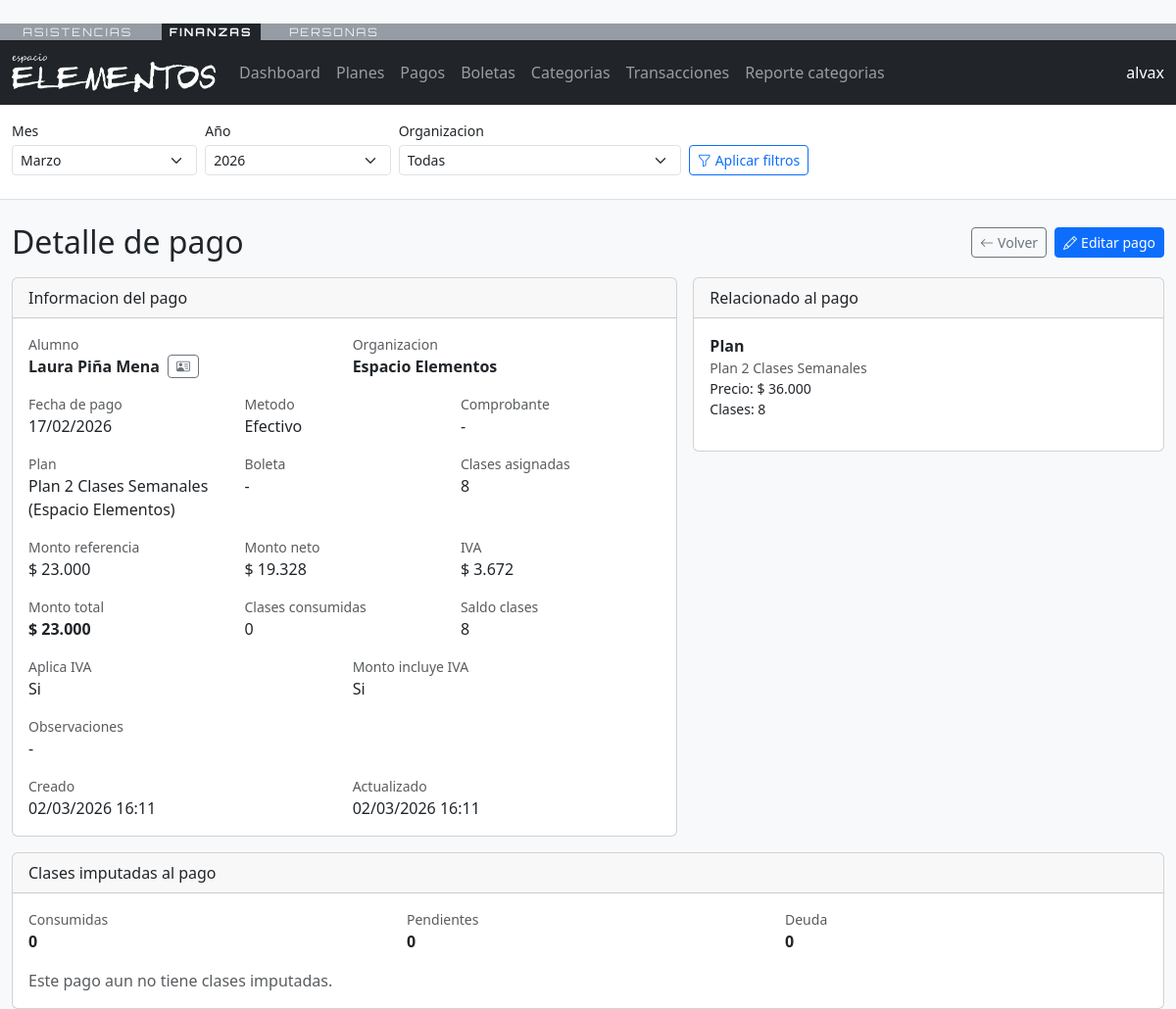
The page /finanzas/pagos/28/?periodo_mes=3&periodo_anio=2026 (signed in) on the database as committed earlier.
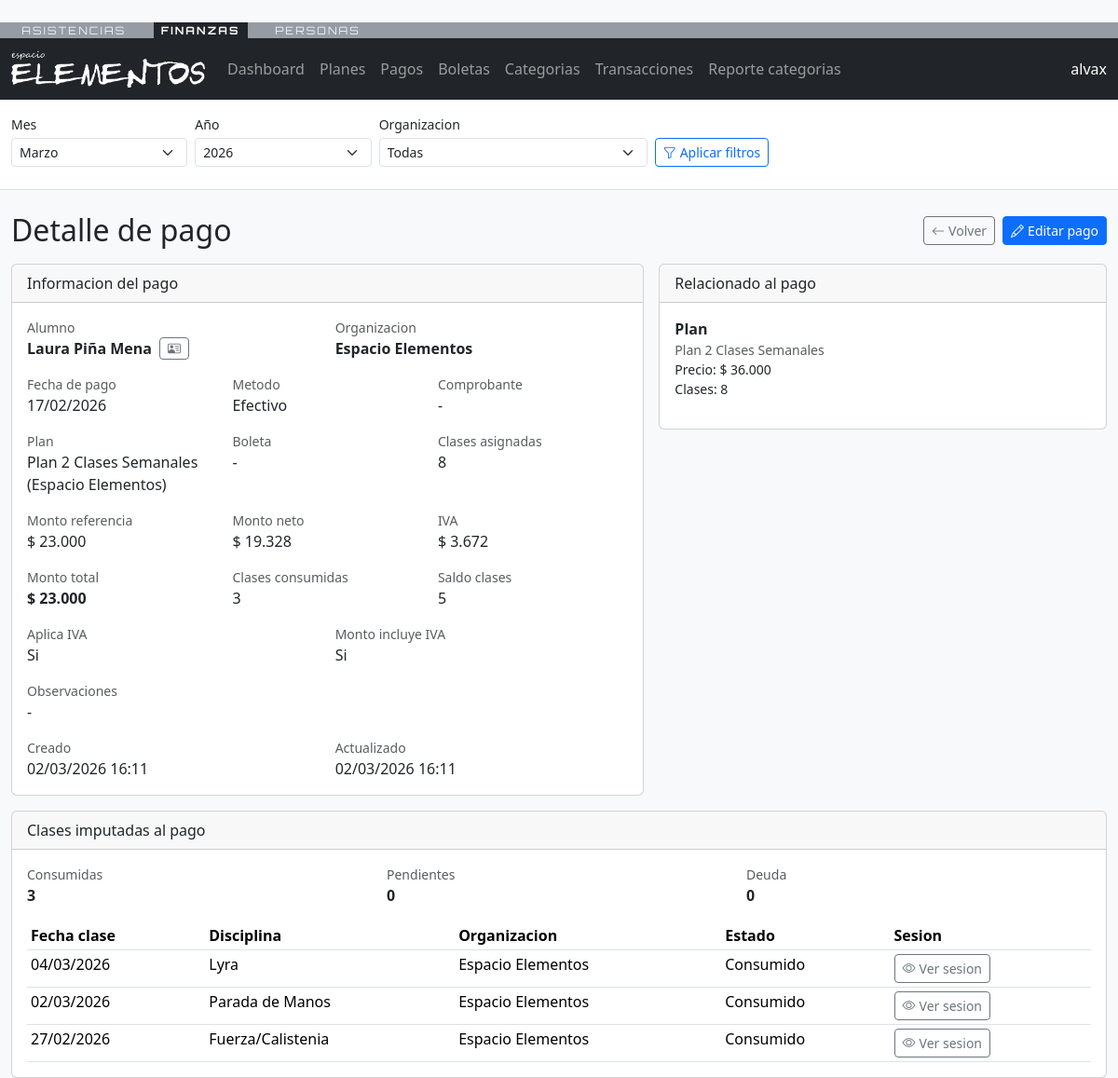
The same page on the database as committed later.
### database/models.py (models this page shows, shortened)
class TimeStampedModel(models.Model):
    creado_en = models.DateTimeField(auto_now_add=True)
    actualizado_en = models.DateTimeField(auto_now=True)
    class Meta:
        abstract = True

class AttendanceConsumption(TimeStampedModel):
    class Estado(models.TextChoices):
        CONSUMIDO = "consumido", "Consumido"
        PENDIENTE = "pendiente", "Pendiente"
        DEUDA = "deuda", "Deuda"
    asistencia = models.OneToOneField(
        Asistencia,
        on_delete=models.CASCADE,
        related_name="consumo_financiero",
    )
    persona = models.ForeignKey(
        Persona,
        on_delete=models.CASCADE,
        related_name="consumos_asistencia",
    )
    clase_fecha = models.DateField()
    pago = models.ForeignKey(
        Payment,
        on_delete=models.SET_NULL,
        null=True,
        blank=True,
        related_name="consumos",
    )
    estado = models.CharField(max_length=20, choices=Estado.choices, default=Estado.PENDIENTE)
    observaciones = models.TextField(blank=True)
    class Meta:
        app_label = "finanzas"
        verbose_name = "Consumo de asistencia"
        verbose_name_plural = "Consumos de asistencia"
        ordering = ["-clase_fecha", "-id"]
        db_table = "finanzas_attendanceconsumption"
        indexes = [
            models.Index(fields=["persona", "clase_fecha"]),
            models.Index(fields=["estado", "clase_fecha"]),
        ]

class Asistencia(models.Model):
    class Estado(models.TextChoices):
        PRESENTE = "presente", "Presente"
        AUSENTE = "ausente", "Ausente"
        JUSTIFICADA = "justificada", "Justificada"
    sesion = models.ForeignKey(
        SesionClase,
        on_delete=models.CASCADE,
        related_name="asistencias",
    )
    persona = models.ForeignKey(
        Persona,
        on_delete=models.CASCADE,
        related_name="asistencias",
    )
    estado = models.CharField(
        max_length=20,
        choices=Estado.choices,
        default=Estado.PRESENTE,
    )
    comentario = models.TextField(blank=True)
    registrada_en = models.DateTimeField(auto_now_add=True)
    class Meta:
        verbose_name = "Asistencia"
        verbose_name_plural = "Asistencias"
        unique_together = ("sesion", "persona")
        ordering = ["-registrada_en"]
        db_table = "asistencias_asistencia"

class SesionClase(models.Model):
    class Estado(models.TextChoices):
        PROGRAMADA = "programada", "Programada"
        COMPLETADA = "completada", "Completada"
        CANCELADA = "cancelada", "Cancelada"
    disciplina = models.ForeignKey(
        Disciplina,
        on_delete=models.CASCADE,
        related_name="sesiones",
    )
    bloque = models.ForeignKey(
        BloqueHorario,
        on_delete=models.SET_NULL,
        related_name="sesiones",
        null=True,
        blank=True,
    )
    profesores = models.ManyToManyField(
        Persona,
        related_name="sesiones_en_equipo",
        blank=True,
        db_table="academia_sesionclase_profesores",
    )
    fecha = models.DateField()
    estado = models.CharField(
        max_length=20,
        choices=Estado.choices,
        default=Estado.PROGRAMADA,
    )
    cupo_maximo = models.PositiveIntegerField(null=True, blank=True)
    notas = models.TextField(blank=True)
    creada_en = models.DateTimeField(auto_now_add=True)
    class Meta:
        verbose_name = "Sesion de clase"
        verbose_name_plural = "Sesiones de clase"
        ordering = ["-fecha"]
        db_table = "academia_sesionclase"
        indexes = [
            models.Index(fields=["fecha", "disciplina"]),
        ]

class Disciplina(models.Model):
    organizacion = models.ForeignKey(
        Organizacion,
        on_delete=models.CASCADE,
        related_name="disciplinas",
    )
    nombre = models.CharField(max_length=150)
    descripcion = models.TextField(blank=True)
    nivel = models.CharField(max_length=100, blank=True)
    activa = models.BooleanField(default=True)
    creada_en = models.DateTimeField(auto_now_add=True)
    class Meta:
        verbose_name = "Disciplina"
        verbose_name_plural = "Disciplinas"
        unique_together = ("organizacion", "nombre", "nivel")
        ordering = ["nombre"]
        db_table = "academia_disciplina"

class Organizacion(models.Model):
    nombre = models.CharField(max_length=255)
    razon_social = models.CharField(max_length=255, blank=True)
    rut = models.CharField(max_length=20, unique=True)
    es_exenta_iva = models.BooleanField(
        default=False,
        help_text="Marcar si la organizacion aplica exencion de IVA (Ley 21.622).",
    )
    email_contacto = models.EmailField(blank=True)
    telefono_contacto = models.CharField(max_length=50, blank=True)
    sitio_web = models.URLField(blank=True)
    direccion = models.CharField(max_length=255, blank=True)
    creada_en = models.DateTimeField(auto_now_add=True)
    actualizada_en = models.DateTimeField(auto_now=True)
    class Meta:
        verbose_name = "Organizacion"
        verbose_name_plural = "Organizaciones"
        ordering = ["nombre"]
        db_table = "organizaciones_organizacion"
    def __str__(self) -> str:
        return self.nombre

### finanzas/views.py (the view)
# urls.py: path("pagos/<int:pk>/", views.pago_detail, name="pago_detail"),
@admin_finanzas_required
def pago_detail(request, pk):
    context = _base_context(request)
    pago = get_object_or_404(
        Payment.objects.select_related("persona", "organizacion", "plan", "boleta").prefetch_related(
            Prefetch(
                "consumos",
                queryset=AttendanceConsumption.objects.select_related(
                    "asistencia__sesion__disciplina",
                    "asistencia__sesion__disciplina__organizacion",
                ).order_by("-clase_fecha", "-id"),
            )
        ),
        pk=pk,
    )
    consumos = list(pago.consumos.all())
    consumos_consumidos = sum(1 for item in consumos if item.estado == AttendanceConsumption.Estado.CONSUMIDO)
    consumos_pendientes = sum(1 for item in consumos if item.estado == AttendanceConsumption.Estado.PENDIENTE)
    consumos_deuda = sum(1 for item in consumos if item.estado == AttendanceConsumption.Estado.DEUDA)
    saldo_clases = pago.clases_asignadas - consumos_consumidos
    context.update(
        {
            "pago": pago,
            "consumos": consumos,
            "consumos_consumidos": consumos_consumidos,
            "consumos_pendientes": consumos_pendientes,
            "consumos_deuda": consumos_deuda,
            "saldo_clases": saldo_clases,
            "back_url": request.META.get("HTTP_REFERER") or _url_with_query(request, "finanzas:pagos_list"),
        }
    )
    return render(request, "finanzas/pago_detail.html", context)

### asistencias/views.py (called while the page is built)
def _nav_context(request):
    persona = getattr(request.user, "persona", None)
    roles = []
    if persona:
        roles = list(persona.roles.filter(activo=True).values_list("rol__codigo", flat=True))
    return {"persona": persona, "roles_usuario": roles}

### database/models.py (called while the page is built)
    def __str__(self) -> str:
        return f"{self.nombres} {self.apellidos}".strip()

    def __str__(self) -> str:
        return f"{self.nombre} ({self.organizacion})"

### finanzas/templatetags/finanzas_format.py (called while the page is built)
@register.filter(name="clp")
def clp(value):
    if value in (None, ""):
        return "$ 0"
    try:
        monto = Decimal(str(value))
    except (InvalidOperation, TypeError, ValueError):
        return value
    monto = monto.quantize(Decimal("1"), rounding=ROUND_HALF_UP)
    signo = "-" if monto < 0 else ""
    entero = f"{abs(int(monto)):,}".replace(",", ".")
    return f"{signo}$ {entero}"

### finanzas/views.py (called while the page is built)
def _base_context(request):
    context = _nav_context(request)
    context["organizaciones"] = Organizacion.objects.all().order_by("nombre")
    return context

def _url_with_query(request, route_name):
    query = request.GET.urlencode()
    url = reverse(route_name)
    if query:
        url = f"{url}?{query}"
    return url

### finanzas/templates/finanzas/pago_detail.html (shortened to what the changed rows need)
﻿{% extends "finanzas/base_finanzas.html" %}
{% load finanzas_format %}
{% block content %}
<div class="mt-4">
  <div class="d-flex justify-content-between align-items-center mb-3">
    <h2 class="mb-0">Detalle de pago</h2>
  </div>
  <div class="row g-3">
    <div class="col-lg-7">
      <div class="card">
        <div class="card-body">
          <div class="row g-3">
            <div class="col-md-4">
              <div class="small text-muted">Clases consumidas</div>
              <div>{{ consumos_consumidos }}</div>
            </div>
            <div class="col-md-4">
              <div class="small text-muted">Saldo clases</div>
              <div>{{ saldo_clases }}</div>
            </div>
          </div>
        </div>
      </div>
    </div>
  </div>
  <div class="card mt-3">
    <div class="card-body">
      <div class="row g-3 mb-3">
        <div class="col-md-4">
          <div class="small text-muted">Consumidas</div>
          <div class="fw-semibold">{{ consumos_consumidos }}</div>
        </div>
        <div class="col-md-4">
        </div>
        <div class="col-md-4">
        </div>
      </div>
      {% if consumos %}
      <div class="table-responsive">
        <table class="table table-sm mb-0">
          <thead>
            <tr>
              <th>Fecha clase</th>
              <th>Disciplina</th>
              <th>Organizacion</th>
              <th>Estado</th>
              <th>Sesion</th>
            </tr>
          </thead>
          <tbody>
            {% for item in consumos %}
            <tr>
              <td>{{ item.clase_fecha|date:"d/m/Y" }}</td>
              <td>{{ item.asistencia.sesion.disciplina.nombre }}</td>
              <td>{{ item.asistencia.sesion.disciplina.organizacion.nombre }}</td>
              <td>{{ item.get_estado_display }}</td>
              <td>
                <a class="btn btn-sm btn-outline-secondary" href="{% url 'asistencias:sesion_detail' item.asistencia.sesion.pk %}">
                  <i class="bi bi-eye"></i><span class="ms-1">Ver sesion</span>
                </a>
              </td>
            </tr>
            {% endfor %}
          </tbody>
        </table>
      </div>
      {% else %}
      <div class="text-muted">Este pago aun no tiene clases imputadas.</div>
      {% endif %}
    </div>
  </div>
</div>
{% endblock %}

Rows that differ between the two databases and show on the page:
added AttendanceConsumption: clase_fecha "04/03/2026", asistencia.sesion.disciplina.nombre "Lyra", asistencia.sesion.disciplina.organizacion.nombre "Espacio Elementos", estado "Consumido"
added AttendanceConsumption: clase_fecha "02/03/2026", asistencia.sesion.disciplina.nombre "Parada de Manos", asistencia.sesion.disciplina.organizacion.nombre "Espacio Elementos", estado "Consumido"
added AttendanceConsumption: clase_fecha "27/02/2026", asistencia.sesion.disciplina.nombre "Fuerza/Calistenia", asistencia.sesion.disciplina.organizacion.nombre "Espacio Elementos", estado "Consumido"
Other text that changed with them:
{{ consumos_consumidos }}: "0" → "3"
{{ saldo_clases }}: "8" → "5"
text no longer shown: "Este pago aun no tiene clases imputadas."
text now shown: "Fecha clase Disciplina Organizacion Estado Sesion"
